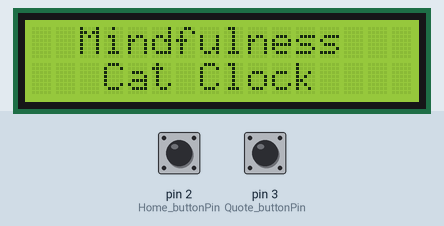
Simulated run of this sketch. Board: Arduino Uno, built with avr-gcc and run on an emulated ATmega328P. Shown: 16×2 character LCD. Inputs (shaded band) come from the test bench; at power-on: pin 2 (Home_buttonPin) HIGH, pin 3 (Quote_buttonPin) HIGH. Random numbers use the default seed unless the sketch sets one; what the sketch prints to the serial monitor is not drawn.

Above: at 1.2 s.
1.3 s: pin 2 (Home_buttonPin) pulled LOW for 0.15 s
At 2.4 s:
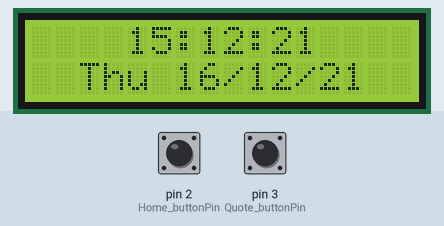
2.9 s: pin 3 (Quote_buttonPin) pulled LOW for 0.15 s
At 3.6 s:
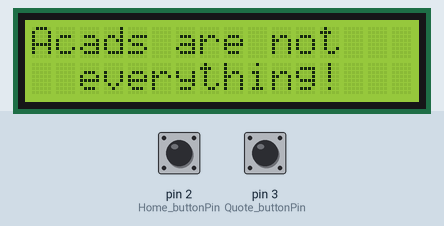
4.5 s: pin 2 (Home_buttonPin) pulled LOW for 1 s
At 6.0 s:
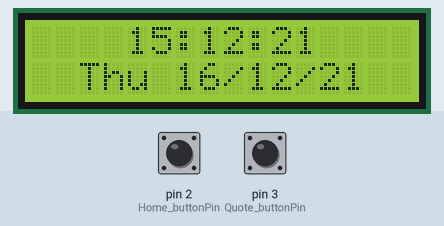
7.0 s: pin 3 (Quote_buttonPin) pulled LOW for 1 s
At 7.9 s:
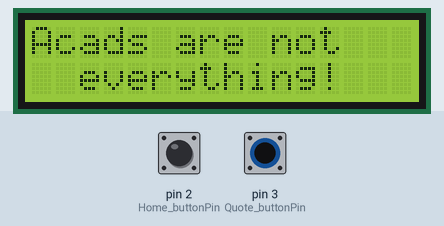
9.5 s: pin 3 (Quote_buttonPin) pulled LOW for 0.15 s
At 10.0 s:
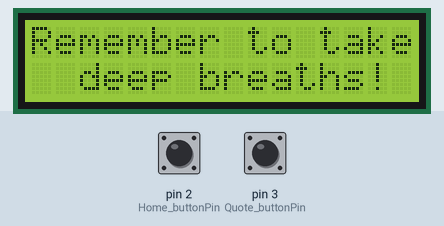
11.1 s: pin 3 (Quote_buttonPin) pulsed LOW 5 times (0.12 s each, 0.3 s apart)
At 13.2 s:
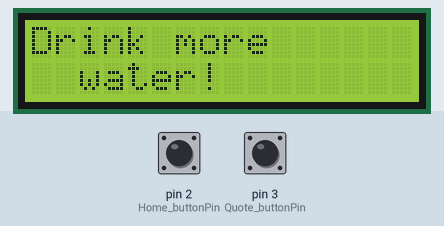
Timing chart, 0 to 14.7 s (numbered marks = the images above; inputs shaded):
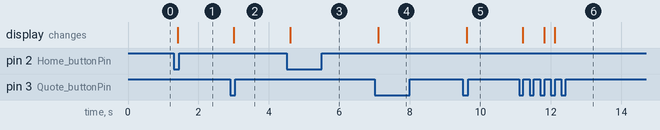

Measured:
- after the input at 1.3 s, the display: changes after 0.11 s (image 1)
- after the input at 2.9 s, the display: changes after 0.11 s (image 2)
- after the input at 4.5 s, the display: changes after 0.10 s (image 3)
- after the input at 7.0 s, the display: changes after 0.11 s (image 4)
- after the input at 9.5 s, the display: changes after 0.11 s (image 5)
- after the input at 11.1 s, the display: first changes after 0.11 s (image 6 shows a later state)

The sketch:

mindfulnessbot3.ino
```cpp
//YWROBOT

//Compatible with the Arduino IDE 1.0

//Library version:1.1

// https://www.youtube.com/watch?v=1cg9mXA2XRE
// https://github.com/makertut/counter-lcd-push-btn/blob/master/code1.ino

// sample code that i used to randomise messages
// https://stackoverflow.com/questions/65276615/arduino-pick-a-random-word-from-array-every-time-sketch-is-ran
// https://forum.arduino.cc/t/picking-a-random-word/45792/5

// Updates: introduced the random messages feature

#include <Wire.h>

#include <LiquidCrystal_I2C.h>


LiquidCrystal_I2C lcd(0x27, 16, 2);    // set the LCD address to 0x27 for a 16 chars and 2 line display


// this constant won't change

const int  Home_buttonPin   = 2;    // the pin that the pushbutton is attached to
const int  Quote_buttonPin = 3;


// Variables will change:
char *msgesline1[]={"Remember to take", "Acads are not", "Go do some", "Drink more"}; //array of good messages line 1
char *msgesline2[]={"deep breaths!", "everything!", "exercise!", "water!"}; //array of good messages line 2

long random_index;
long randNumber;

String displaymsgline1;   // create variable
String displaymsgline2;

int Home_buttonState = LOW;         // current state of the home button
int Home_lastButtonState = LOW;     // previous state of the home button


int Quote_buttonState = LOW;         // current state of the quote button
int Quote_lastButtonState = LOW;     // previous state of the quote button

bool bPress = false;


void setup()

{
  Serial.begin(9600);

  pinMode( Home_buttonPin , INPUT_PULLUP);

  pinMode( Quote_buttonPin , INPUT_PULLUP);

  lcd.init();                      // initialize the lcd

  // Print a message to the LCD.
  // this is the starting msg printed on LCD

  lcd.backlight();

  lcd.setCursor(0,0);

  lcd.print("  Mindfulness");

  lcd.setCursor(2,1);

  lcd.print(" Cat Clock");


}


void loop()

{
   checkHome();
   checkQuote();


   if( bPress){

       bPress = false;

      // clear the screen before next btnpress

      lcd.setCursor(0,0);

      lcd.print("                ");

      lcd.setCursor(2,1);

      lcd.print("                ");

      lcd.setCursor(0,0);

      lcd.print(displaymsgline1);

      lcd.setCursor(2,1);

      lcd.print(displaymsgline2);

   }

}


void checkQuote()

{

  Quote_buttonState = digitalRead(Quote_buttonPin);

  // compare the buttonState to its previous state

  if (Quote_buttonState != Quote_lastButtonState) {

    // if the state has changed, generate new message

    if (Quote_buttonState == LOW) {

        bPress = true;

      // if the current state is HIGH then the button went from off to on:

      // generate new displaymsg

      randNumber = random(300); //generate random number
      randomSeed(randNumber); //randomise the seed

      // only need to randomize index of one line then use the same number for the next line

      random_index = random(sizeof(msgesline1)/sizeof(char*));

      Serial.println("on");

      displaymsgline1 = msgesline1[random_index];
      displaymsgline2 = msgesline2[random_index];

      Serial.println(displaymsgline1); //Prints random msg in serial
      Serial.println(displaymsgline2); //Prints random msg in serial

    } else {

      // if the current state is LOW then the button went from on to off:

      Serial.println("off");

    }

    // Delay a little bit to avoid bouncing

    delay(50);

  }

  // save the current state as the last state, for next time through the loop

  Quote_lastButtonState = Quote_buttonState;

}

void checkHome()

{

  Home_buttonState = digitalRead(Home_buttonPin);


  // compare the buttonState to its previous state

  if (Home_buttonState != Home_lastButtonState) {

    // if the state has changed, increment the counter

    if (Home_buttonState == LOW) {

        bPress = true;

      // if the current state is HIGH then the button went from off to on:
      // make display msg empty

      Serial.println("on");

      displaymsgline1 = "    15:12:21";
      displaymsgline2 = "Thu 16/12/21";

      Serial.println(displaymsgline1);
      Serial.println(displaymsgline2);


    } else {

      // if the current state is LOW then the button went from on to off:

      Serial.println("off");

    }

    // Delay a little bit to avoid bouncing

    delay(50);

  }

  // save the current state as the last state, for next time through the loop

  Home_lastButtonState = Home_buttonState;

}
```
